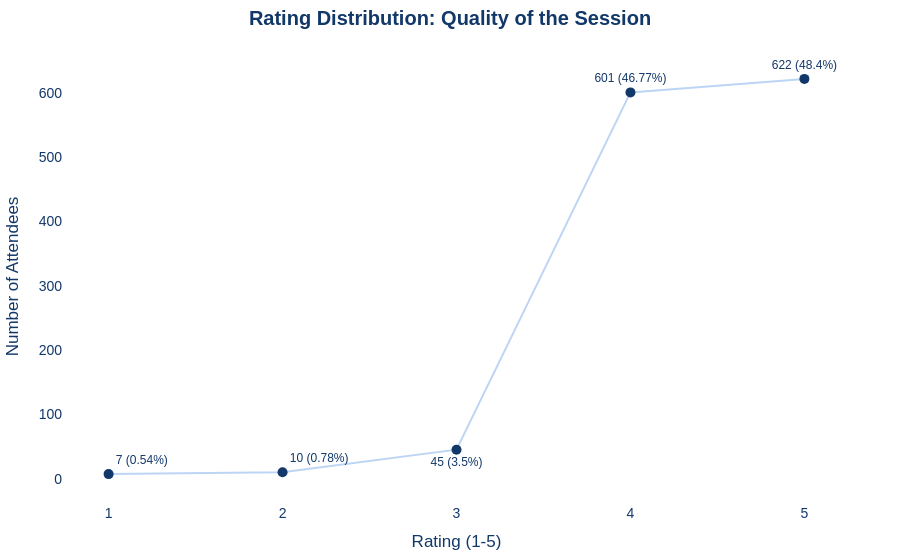

The code cell stored with this chart in its notebook:
### Code cell
import pandas as pd
import plotly.graph_objects as go

# Load the data
file_path = "../../data/all_students_data/copy_of_sessions_database.csv"
df = pd.read_csv(file_path)

# Ensure the column name matches (case-sensitive)
rating_column = 'Rate the overall quality of the workshop'

# Count the occurrences of each rating
rating_distribution = df[rating_column].value_counts().reset_index()
rating_distribution.columns = ['Rating', 'Count']
rating_distribution = rating_distribution.sort_values(by='Rating')  # Sort ratings in ascending order

# Calculate percentages
total_count = rating_distribution['Count'].sum()
rating_distribution['Percentage'] = (rating_distribution['Count'] / total_count * 100).round(2)

# Define custom text positions to avoid overlaps
text_positions = []
for index, row in rating_distribution.iterrows():
    if row['Count'] == 45:  # Custom adjustment for count 45
        text_positions.append('bottom center')  # Move text below
    elif row['Count'] <= 50:  # Small counts
        text_positions.append('top right')
    else:  # Default for larger counts
        text_positions.append('top center')

# Create the lollipop chart
fig = go.Figure()

# Add the stems (lines)
fig.add_trace(go.Scatter(
    x=rating_distribution['Rating'],
    y=rating_distribution['Count'],
    mode='lines',
    line=dict(color='#BDD5F4', width=2),
    showlegend=False
))

# Add the dots (lollipop heads)
fig.add_trace(go.Scatter(
    x=rating_distribution['Rating'],
    y=rating_distribution['Count'],
    mode='markers+text',
    marker=dict(color='#123869', size=10),
    text=[f"{count} ({perc}%)" for count, perc in zip(rating_distribution['Count'], rating_distribution['Percentage'])],
    textposition=text_positions,  # Use custom text positions
    textfont=dict(size=12, color='#123869'),
    showlegend=False
))

# Customize the layout for aesthetics
fig.update_layout(
    title='<b>Rating Distribution: Quality of the Session</b>',
    title_x=0.5,
    xaxis=dict(
        title='Rating (1-5)',
        tickmode='linear',
        tick0=1,
        dtick=1
    ),
    yaxis=dict(
        title='Number of Attendees'
    ),
    font=dict(family="Arial", size=14, color='#123869'),
    margin=dict(t=50, b=50, l=50, r=50),
    plot_bgcolor='rgba(0,0,0,0)',  # Transparent background
)

# Show the plot
fig.show()
fig.write_html("Rating Distribution_Quality of Session.html")

### Figure 1 — Plotly figure (JSON) as saved in the notebook; plotly's stock layout.template omitted (floating-point values rounded to 4 significant figures)
{"data": [{"line": {"color": "#BDD5F4", "width": 2}, "mode": "lines", "showlegend": false, "type": "scatter", "x": [1, 2, 3, 4, 5], "y": [7, 10, 45, 601, 622]}, {"marker": {"color": "#123869", "size": 10}, "mode": "markers+text", "showlegend": false, "text": ["7 (0.54%)", "10 (0.78%)", "45 (3.5%)", "601 (46.77%)", "622 (48.4%)"], "textfont": {"color": "#123869", "size": 12}, "textposition": ["top right", "top right", "bottom center", "top center", "top center"], "type": "scatter", "x": [1, 2, 3, 4, 5], "y": [7, 10, 45, 601, 622]}], "layout": {"font": {"color": "#123869", "family": "Arial", "size": 14}, "margin": {"b": 50, "l": 50, "r": 50, "t": 50}, "plot_bgcolor": "rgba(0,0,0,0)", "title": {"text": "<b>Rating Distribution: Quality of the Session</b>", "x": 0.5}, "xaxis": {"dtick": 1, "tick0": 1, "tickmode": "linear", "title": {"text": "Rating (1-5)"}}, "yaxis": {"title": {"text": "Number of Attendees"}}}}
